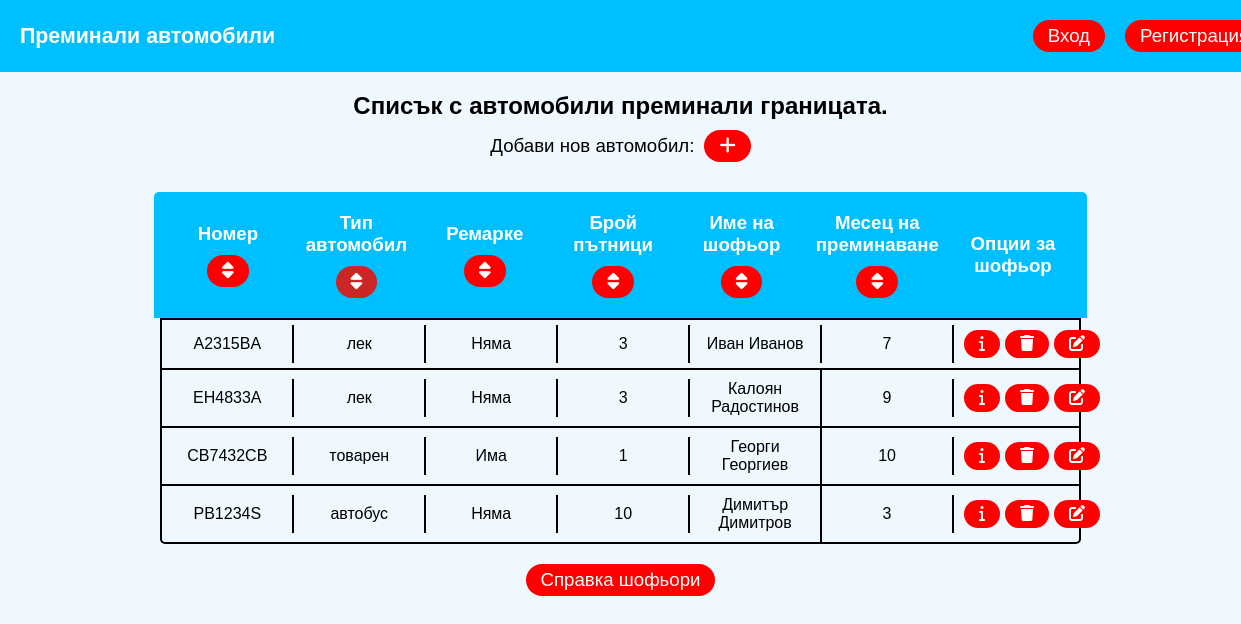
The page /automobile_list/automobile_list.php?query=type on the database its author committed.
### tables this page shows
CREATE TABLE `automobile` (
  `id` int(11) NOT NULL,
  `number` varchar(8) NOT NULL,
  `type` enum('лек','товарен','автобус') NOT NULL,
  `trailer` tinyint(1) NOT NULL,
  `passengers` int(11) NOT NULL,
  `driver_name` varchar(40) NOT NULL,
  `month` int(12) NOT NULL,
  `driver_id` int(11) NOT NULL
);

### automobile_list/automobile_list.php (the view, shortened to what this page needs)
<!DOCTYPE html>
<html lang="en">
<head>
    <link rel="stylesheet" href="automobile_list.css">
    <link rel="stylesheet" href="https://cdnjs.cloudflare.com/ajax/libs/font-awesome/6.4.2/css/all.min.css">
</head>
<body>
    <?php
    include "../constants.php";
    $sql = "";
    if (!isset($_GET["query"])) {
        $sql = "SELECT * FROM automobile ORDER BY number ASC";
    } else {
        $sql = "SELECT * FROM automobile ORDER BY {$_GET["query"]} ASC";
    }
    $result = mysqli_query($dbConnection, $sql);
    if (!$result) {
        echo "<h2 align='center'>Няма автомобили все още</h2>";
    } else {
        ?>
        <header>
            <p>Преминали автомобили</p>
            <?php
            if (isset($_SESSION["user"])) {
                echo "<a href='javascript:void(0)' onclick='confirmLogout()' class='link'>Изход</a>";
            } else {
                echo "<a href='../login/login_form.php' class='link'>Вход</a>";
                echo "<a href='../register/register_form.php' class='link'>Регистрация</a>";
            }
            ?>
        </header>
        <h2 class="title">Списък с автомобили преминали границата.</h2>
        <div class="add">
            <p>Добави нов автомобил:</p>
            <a href="../add_automobile/add_automobile.php" class="link"><i class="fa-solid fa-plus"></i></a>
        </div>
        <section class="container">
            <section class="header">
                <div class="header-items">
                    <p>Номер</p>
                    <a href="./automobile_list.php?query=number" class=<?php if (!isset($_GET["query"]) || $_GET["query"] == "number")
                        echo "active";
                    else
                        echo "link"; ?>>
                        <i class="fa-solid fa-sort"></i>
                    </a>
                </div>
                <div class="header-items">
                    <p>Тип автомобил</p>
                    <a href="./automobile_list.php?query=type" class=<?php if (isset($_GET["query"]) && $_GET["query"] == "type")
                        echo "active";
                    else
                        echo "link"; ?>>
                        <i class="fa-solid fa-sort"></i>
                    </a>
                </div>
                <div class="header-items">
                    <p>Ремарке</p>
                    <a href="./automobile_list.php?query=trailer" class=<?php if (isset($_GET["query"]) && $_GET["query"] == "trailer")
                        echo "active";
                    else
                        echo "link"; ?>>
                        <i class="fa-solid fa-sort"></i>
                    </a>
                </div>
                <div class="header-items">
                    <p>Брой пътници</p>
                    <a href="./automobile_list.php?query=passengers" class=<?php if (isset($_GET["query"]) && $_GET["query"] == "passengers")
                        echo "active";
                    else
                        echo "link"; ?>>
                        <i class="fa-solid fa-sort"></i>
                    </a>
                </div>
                <div class="header-items">
                    <p>Име на шофьор</p>
                    <a href="./automobile_list.php?query=driver_name" class=<?php if (isset($_GET["query"]) && $_GET["query"] == "driver_name")
                        echo "active";
                    else
                        echo "link"; ?>>
                        <i class="fa-solid fa-sort"></i>
                    </a>
                </div>
                <div class="header-items">
                    <p>Месец на преминаване</p>
                    <a href="./automobile_list.php?query=month" class=<?php if (isset($_GET["query"]) && $_GET["query"] == "month")
                        echo "active";
                    else
                        echo "link"; ?>>
                        <i class="fa-solid fa-sort"></i>
                    </a>
                </div>
                <div class="header-items">
                    <p>Опции за шофьор</p>
                </div>
            </section>
            <section class="body">
                <?php
                while ($row = mysqli_fetch_assoc($result)) {
                    echo "<article class='body-row'>";
                    echo "<div class='body-data'>
                                <p>{$row["number"]}</p>
                            </div>";
                    echo "<div class='body-data'>
                                <p>{$row["type"]}</p>
                            </div>";
                    if (intval($row["trailer"]) == 0) {
                        echo "<div class='body-data'>
                                    <p>Няма</p>
                                </div>";
                    } else {
                        echo "<div class='body-data'>
                                    <p>Има</p>
                                </div>";
                    }
                    echo "<div class='body-data'>
                                <p>{$row["passengers"]}</p>
                            </div>";
                    echo "<div class='body-data'>
                                <p>{$row["driver_name"]}</p>
                            </div>";
                    echo "<div class='body-data'>
                                <p>{$row["month"]}</p>
                            </div>";
                    echo "<div class='body-data'>
                                <a href='../driver_info/driver_info.php?id={$row['driver_id']}' class='link'><i class='fa-solid fa-info'></i></a>
                                <a  href='javascript:void(0);' onclick='confirmDeletion({$row['id']},{$row['driver_id']})' class='link'><i class='fa-solid fa-trash'></i></a>
                                <a href='../edit_automobile/edit_automobile.php?id={$row['id']}' class='link'><i class='fa-solid fa-pen-to-square'></i></a>
                            </div>";
                    echo "</article>";
                }
    } ?>
        </section>
        <button id="get-drivers">Справка шофьори</button>
        </section>
</body>
</html>

### automobile_list/automobile_list.css (style rules this page uses)
*, *::after, *::before { margin: 0; padding: 0; }
p, h1, h2, h3, h4, h5, h6 { font-family: Arial, Helvetica, sans-serif; }
a { text-decoration: none; font-family: Arial, Helvetica, sans-serif; }
body { background-color: aliceblue; }
header { width: 100%; padding: 20px 0; background-color: rgb(0, 191, 255); color: white; display: flex; align-items: center; gap: 20px; }
header a { font-size: 14pt; }
header p { flex: 0 0 80%; font-weight: bold; font-size: 16pt; padding-left: 20px; }
.title { text-align: center; margin-top: 20px; }
.add { margin: 10px auto; font-size: 14pt; display: flex; justify-content: center; align-items: center; gap: 10px; }
.link { padding: 5px 15px 5px 15px; border-radius: 20px; background-color: red; color: white; }
.active { background-color: rgb(203, 38, 38); padding: 5px 15px 5px 15px; border-radius: 20px; color: white; }
.container { width: 80vw; margin: 30px auto; display: flex; flex-direction: column; align-items: center; overflow: auto; word-wrap: break-word; text-align: center; }
.container button { margin-top: 20px; background-color: red; padding: 5px 15px 5px 15px; border-radius: 20px; color: white; border: none; cursor: pointer; font-size: 14pt; }
.header { width: 90%; padding: 20px; background-color: rgb(0, 191, 255); border-top-left-radius: 5px; border-top-right-radius: 5px; color: white; display: flex; justify-content: space-evenly; align-items: center; gap: 20px; }
.header-items { width: 100%; font-size: 14pt; font-weight: bold; text-align: center; display: flex; flex-direction: column; align-items: center; gap: 10px; }
.body { width: 92.3%; border-bottom-right-radius: 5px; border-bottom-left-radius: 5px; border: 2px solid black; color: black; display: flex; flex-direction: column; align-items: center; }
.body-row { width: 100%; display: flex; flex-direction: row; justify-content: space-between; align-items: center; border-bottom: 2px solid black; }
.body-row:last-child { border: none; }
.body-data { flex: 0 0 12%; height: 65%; padding: 10px; display: flex; justify-content: center; align-items: center; border-right: 2px solid black; gap: 5px; }
.body-data:last-child { border: none; }
@media (max-width: 1260px) { header p { flex: 0 0 80%; } }

### rows shown on the page
automobile: number "A2315BA", type "лек", trailer "Няма", passengers "3", driver_name "Иван Иванов", month "7"
automobile: number "EH4833A", type "лек", trailer "Няма", passengers "3", driver_name "Калоян Радостинов", month "9"
automobile: number "CB7432CB", type "товарен", trailer "Има", passengers "1", driver_name "Георги Георгиев", month "10"
automobile: number "PB1234S", type "автобус", trailer "Няма", passengers "10", driver_name "Димитър Димитров", month "3"
